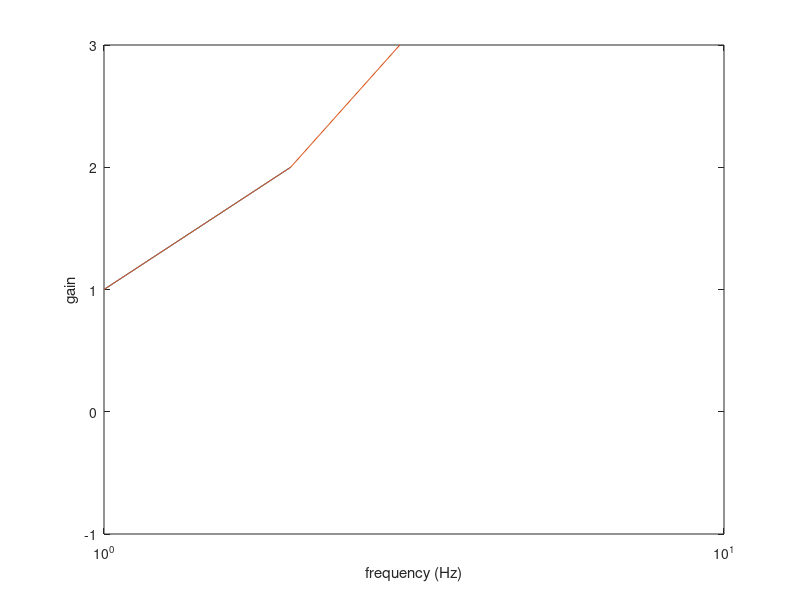

MATLAB code for this plot:
% expect: semilogx: x holds -1, on a logarithmic axis
% octave: omitting non-positive data in log plot
x = [-1 1 2];
plot(x, x);
hold on;
semilogx([1 2 3], [1 2 3]);
hold off;
xlabel('frequency (Hz)');
ylabel('gain');
